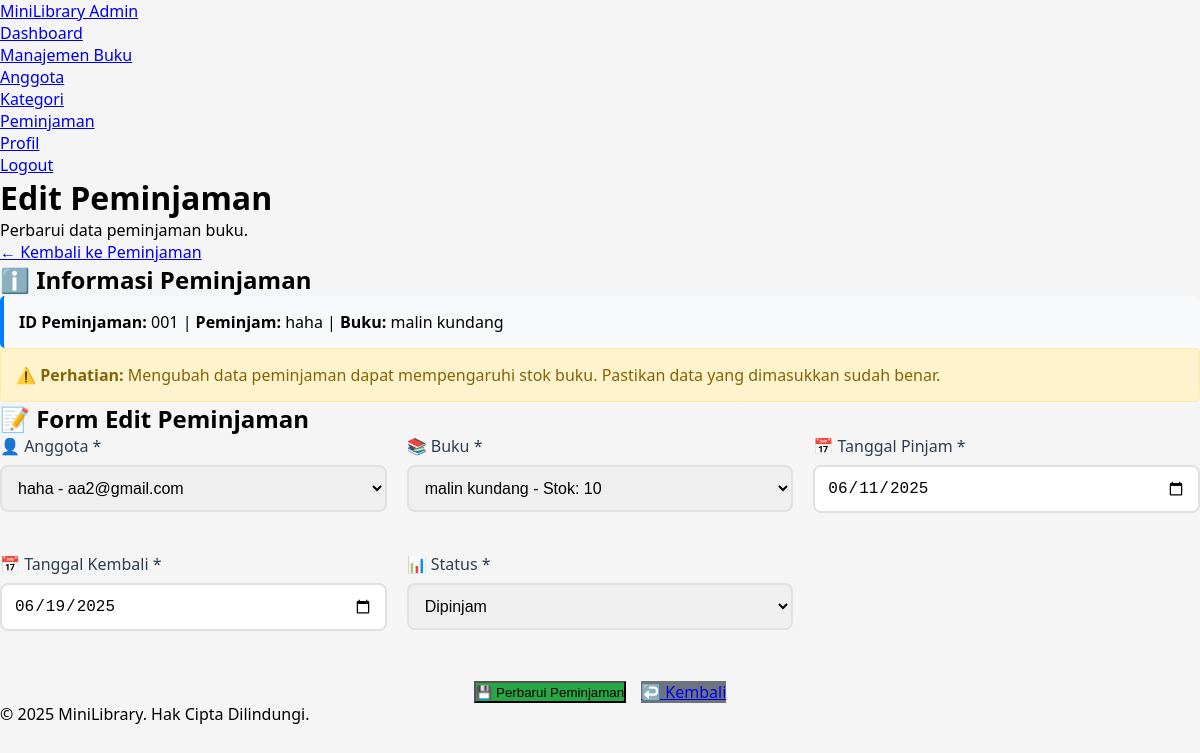
Screenshot of /admin/edit_peminjaman.php?id=1 (signed in) with the database file from the repository.
### tables this page shows
CREATE TABLE `peminjaman` (
  `id` int(11) NOT NULL,
  `id_anggota` int(11) NOT NULL,
  `id_buku` int(11) NOT NULL,
  `tanggal_pinjam` date NOT NULL,
  `tanggal_kembali` date NOT NULL,
  `tanggal_dikembalikan` date DEFAULT NULL,
  `status` enum('dipinjam','dikembalikan') DEFAULT 'dipinjam',
  `denda` decimal(10,2) DEFAULT 0.00,
  `created_at` timestamp NOT NULL DEFAULT current_timestamp(),
  `updated_at` timestamp NOT NULL DEFAULT current_timestamp() ON UPDATE current_timestamp(),
  `perpanjangan` int(11) DEFAULT 0 COMMENT 'Jumlah perpanjangan (maksimal 1)',
  `keterangan` text DEFAULT NULL COMMENT 'Catatan tambahan'
);

CREATE TABLE `anggota` (
  `id` int(11) NOT NULL,
  `nama` varchar(100) NOT NULL,
  `alamat` text NOT NULL,
  `foto_profil` varchar(255) DEFAULT NULL,
  `telepon` varchar(15) NOT NULL,
  `email` varchar(100) NOT NULL,
  `status` enum('Aktif','Non Aktif') DEFAULT 'Aktif',
  `created_at` timestamp NOT NULL DEFAULT current_timestamp(),
  `password` varchar(255) NOT NULL,
  `tanggal_daftar` datetime DEFAULT current_timestamp(),
  `foto` varchar(255) DEFAULT NULL,
  `terakhir_login` datetime DEFAULT NULL
);

CREATE TABLE `buku` (
  `id` int(11) NOT NULL,
  `judul buku` varchar(255) NOT NULL,
  `penulis` varchar(255) NOT NULL,
  `stok` varchar(255) DEFAULT NULL,
  `kategori` int(11) DEFAULT NULL,
  `tahun_terbit` varchar(100) DEFAULT NULL,
  `status` int(11) DEFAULT 0,
  `id_kategori` int(11) DEFAULT NULL
);

### admin/edit_peminjaman.php (the view, shortened to what this page needs)
<?php
include '../koneksi/koneksi.php';
$id_peminjaman = (int)$_GET['id'];
$query = mysqli_query($koneksi, "SELECT p.*, a.nama as nama_peminjam, b.`judul buku` as judul_buku
                                FROM peminjaman p
                                LEFT JOIN anggota a ON p.id_anggota = a.id
                                LEFT JOIN buku b ON p.id_buku = b.id
                                WHERE p.id = $id_peminjaman");
$peminjaman = mysqli_fetch_assoc($query);
?>
<!DOCTYPE html>
<html>
<head>
    <link rel="stylesheet" href="assets/style.css">
</head>
<body>
<nav class="navbar">
    <div class="navbar-container">
        <a href="dashboard.php" class="navbar-brand">MiniLibrary Admin</a>
        <ul class="navbar-nav">
            <li class="nav-item"><a href="dashboard.php" class="nav-link">Dashboard</a></li>
            <li class="nav-item"><a href="manajemen.php" class="nav-link">Manajemen Buku</a></li>
            <li class="nav-item"><a href="anggota.php" class="nav-link">Anggota</a></li>
            <li class="nav-item"><a href="kategori.php" class="nav-link">Kategori</a></li>
            <li class="nav-item"><a href="peminjaman.php" class="nav-link active">Peminjaman</a></li>
            <li class="nav-item"><a href="profil_admin.php" class="nav-link">Profil</a></li>
            <li class="nav-item"><a href="logout.php" class="nav-link">Logout</a></li>
        </ul>
    </div>
</nav>
<div class="container">
    <div class="welcome-section">
        <div class="welcome-text">
            <h1>Edit Peminjaman</h1>
            <p>Perbarui data peminjaman buku.</p>
            <a href="peminjaman.php" class="btn">← Kembali ke Peminjaman</a>
        </div>
    </div>
    <div class="content-section">
        <div class="section-header">
            <h2>ℹ️ Informasi Peminjaman</h2>
        </div>
        <div style="background: #f8f9fa; padding: 15px; border-radius: 5px; border-left: 4px solid #007bff;">
            <strong>ID Peminjaman:</strong> <?php echo str_pad($peminjaman['id'], 3, '0', STR_PAD_LEFT); ?> |
            <strong>Peminjam:</strong> <?php echo htmlspecialchars($peminjaman['nama_peminjam']); ?> |
            <strong>Buku:</strong> <?php echo htmlspecialchars($peminjaman['judul_buku']); ?>
        </div>
    </div>
    <div class="content-section">
        <div style="background: #fff3cd; color: #856404; padding: 15px; border-radius: 5px; border: 1px solid #ffeaa7;">
            <strong>⚠️ Perhatian:</strong> Mengubah data peminjaman dapat mempengaruhi stok buku. Pastikan data yang dimasukkan sudah benar.
        </div>
    </div>
    <div class="content-section">
        <div class="section-header">
            <h2>📝 Form Edit Peminjaman</h2>
        </div>
        <form method="POST">
            <div style="display: grid; grid-template-columns: repeat(auto-fit, minmax(300px, 1fr)); gap: 20px; margin-bottom: 20px;">
                <div class="form-group">
                    <label>👤 Anggota *</label>
                    <select name="id_anggota" class="form-control" required>
                        <?php
                        $anggota_query = mysqli_query($koneksi, "SELECT * FROM anggota ORDER BY nama ASC");
                        while ($anggota = mysqli_fetch_assoc($anggota_query)) {
                            $selected = ($anggota['id'] == $peminjaman['id_anggota']) ? 'selected' : '';
                            echo "<option value='{$anggota['id']}' $selected>{$anggota['nama']} - {$anggota['email']}</option>";
                        }
                        ?>
                    </select>
                </div>
                <div class="form-group">
                    <label>📚 Buku *</label>
                    <select name="id_buku" class="form-control" required>
                        <?php
                        $buku_query = mysqli_query($koneksi, "SELECT * FROM buku ORDER BY `judul buku` ASC");
                        while ($buku = mysqli_fetch_assoc($buku_query)) {
                            $selected = ($buku['id'] == $peminjaman['id_buku']) ? 'selected' : '';
                            $stok_info = ($buku['stok'] > 0) ? "Stok: {$buku['stok']}" : "Stok: 0 (Tidak Tersedia)";
                            echo "<option value='{$buku['id']}' $selected>{$buku['judul buku']} - $stok_info</option>";
                        }
                        ?>
                    </select>
                </div>
                <div class="form-group">
                    <label>📅 Tanggal Pinjam *</label>
                    <input type="date" name="tanggal_pinjam" class="form-control"
                           value="<?php echo $peminjaman['tanggal_pinjam']; ?>" required>
                </div>
                <div class="form-group">
                    <label>📅 Tanggal Kembali *</label>
                    <input type="date" name="tanggal_kembali" class="form-control"
                           value="<?php echo $peminjaman['tanggal_kembali']; ?>" required>
                </div>
                <div class="form-group">
                    <label>📊 Status *</label>
                    <select id="status" name="status" class="form-control" required>
                        <option value="dipinjam" <?php echo ($peminjaman['status'] == 'dipinjam') ? 'selected' : ''; ?>>Dipinjam</option>
                    </select>
                </div>
            </div>
            <div style="display: flex; gap: 15px; justify-content: center; margin-top: 30px;">
                <button type="submit" class="btn" style="background: #28a745;">💾 Perbarui Peminjaman</button>
                <a href="peminjaman.php" class="btn" style="background: #6c757d;">↩️ Kembali</a>
            </div>
        </form>
    </div>
</div>
<div class="footer">
    <p>&copy; <?php echo date('Y'); ?> MiniLibrary. Hak Cipta Dilindungi.</p>
</div>
</body>
</html>

### assets/style.css (style rules this page uses)
* { margin: 0; padding: 0; box-sizing: border-box; }
body { font-family: "Segoe UI", Tahoma, Geneva, Verdana, sans-serif; background-color: #f5f5f5; }
.form-group { margin-bottom: 20px; }
.form-group label { display: block; margin-bottom: 8px; font-weight: 500; color: #2c3e50; }
.form-group input, .form-group textarea, .form-group select { width: 100%; padding: 12px; border: 2px solid #e1e1e1; border-radius: 8px; font-size: 16px; transition: border-color 0.3s; }

### rows the page displays
peminjaman: id "001", id_anggota.nama "haha", id_buku "malin kundang", tanggal_pinjam "06/11/2025", tanggal_kembali "06/19/2025", status "Dipinjam"

### other values shown
form field id_anggota "haha - aa2@gmail.com"
form field id_buku "malin kundang - Stok: 10"
